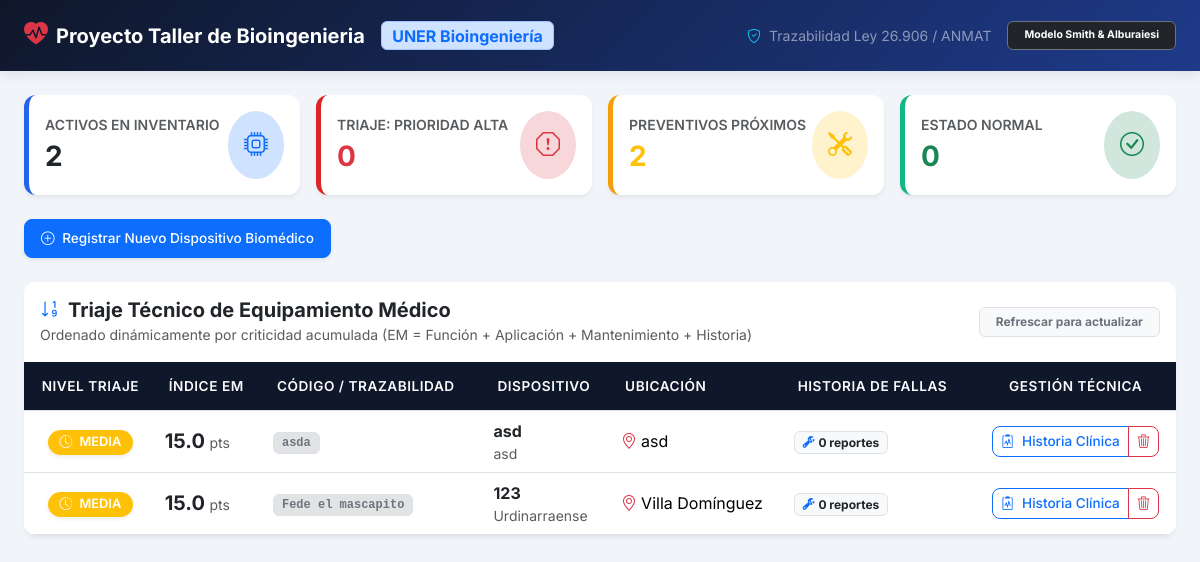
Before: / with the older database file.
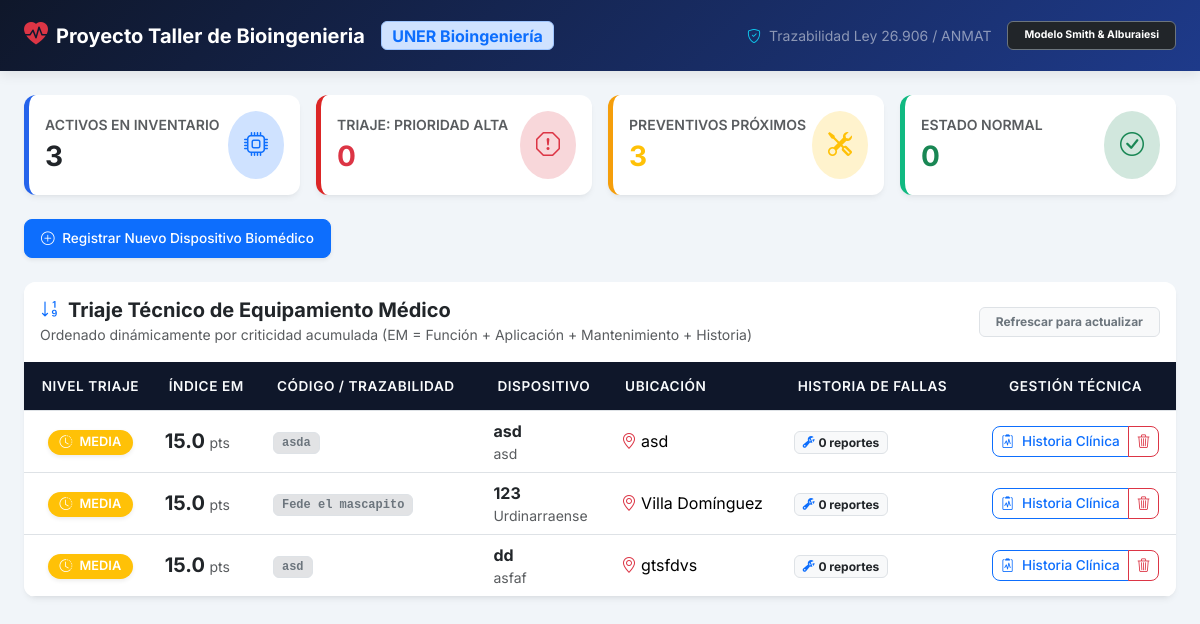
After: the same page with the newer database file.
### tables this page shows
CREATE TABLE equipos (
        id INTEGER PRIMARY KEY AUTOINCREMENT,
        codigo_trazabilidad TEXT UNIQUE NOT NULL,
        nombre TEXT NOT NULL,
        marca TEXT NOT NULL,
        ubicacion TEXT NOT NULL,
        puntaje_funcion REAL DEFAULT 5.0,
        puntaje_aplicacion REAL DEFAULT 5.0,
        puntaje_mantenimiento REAL DEFAULT 3.0,
        manual_url TEXT
    );

### app.py (the view)
@app.route("/")
def panel_principal():
    filas = obtener_equipos()
    equipos = procesar_triaje_equipos(filas)
    return render_template("index.html", equipos=equipos)

### algoritmos.py (called while the page is built)
def calcular_indice_em(funcion, aplicacion, mantenimiento, cantidad_fallas):
    puntaje_historia = float(cantidad_fallas) * 2.0
    return float(funcion) + float(aplicacion) + float(mantenimiento) + puntaje_historia

def clasificar_prioridad(em):
    if em >= 16.0:
        return "ALTA", "danger"
    elif em >= 12.0:
        return "MEDIA", "warning"
    return "BAJA", "success"

def procesar_triaje_equipos(filas_sql):
    equipos_procesados = []
    for fila in filas_sql:
        eq = dict(fila)
        em = calcular_indice_em(
            eq["puntaje_funcion"],
            eq["puntaje_aplicacion"],
            eq["puntaje_mantenimiento"],
            eq["cantidad_fallas"]
        )
        prioridad, color = clasificar_prioridad(em)
        eq["indice_em"] = em
        eq["prioridad"] = prioridad
        eq["color_badge"] = color
        equipos_procesados.append(eq)
    equipos_procesados.sort(key=lambda x: x["indice_em"], reverse=True)
    return equipos_procesados

### db.py (called while the page is built)
def obtener_conexion():
    conexion = sqlite3.connect(RUTA_BD)
    conexion.row_factory = sqlite3.Row
    conexion.execute("PRAGMA foreign_keys = ON;")
    return conexion

def obtener_equipos():
    conexion = obtener_conexion()
    try:
        return conexion.execute("""
        SELECT e.*, COUNT(f.id) AS cantidad_fallas
        FROM equipos e
        LEFT JOIN historial_fallas f ON e.id = f.equipo_id
        GROUP BY e.id
        """).fetchall()
    finally:
        conexion.close()

### templates/index.html (shortened to what this page needs)
<!DOCTYPE html>
<html lang="es">
<head>
    <link href="https://cdn.jsdelivr.net/npm/bootstrap@5.3.3/dist/css/bootstrap.min.css" rel="stylesheet">
    <link rel="stylesheet" href="https://cdn.jsdelivr.net/npm/bootstrap-icons@1.11.3/font/bootstrap-icons.min.css">
</head>
<body>
<nav class="navbar navbar-dark navbar-custom py-3 mb-4">
    <div class="container-fluid px-4">
        <span class="navbar-brand mb-0 h1 d-flex align-items-center gap-2">
            <i class="bi bi-heart-pulse-fill text-danger fs-4"></i>
            <span class="fw-bold">Proyecto Taller de Bioingenieria</span>
            <span class="badge bg-primary-subtle text-primary border border-primary-subtle ms-2 fs-6">UNER Bioingeniería</span>
        </span>
        <div class="d-flex align-items-center text-white-50 small gap-3">
            <span><i class="bi bi-shield-check text-info me-1"></i> Trazabilidad Ley 26.906 / ANMAT</span>
            <span class="badge bg-dark border border-secondary px-3 py-2">Modelo Smith & Alburaiesi</span>
        </div>
    </div>
</nav>
<div class="container-fluid px-4 pb-5">
    <div class="row g-3 mb-4">
        <div class="col-md-3">
            <div class="card stat-card p-3">
                <div class="d-flex justify-content-between align-items-center">
                    <div>
                        <div class="text-muted small fw-semibold">ACTIVOS EN INVENTARIO</div>
                        <div class="fs-3 fw-bold text-dark">{{ equipos|length }}</div>
                    </div>
                    <div class="bg-primary-subtle text-primary p-3 rounded-circle">
                        <i class="bi bi-cpu fs-4"></i>
                    </div>
                </div>
            </div>
        </div>
        <div class="col-md-3">
            <div class="card stat-card stat-danger p-3">
                <div class="d-flex justify-content-between align-items-center">
                    <div>
                        <div class="text-muted small fw-semibold">TRIAJE: PRIORIDAD ALTA</div>
                        <div class="fs-3 fw-bold text-danger">
                            {{ equipos|selectattr('prioridad', 'equalto', 'ALTA')|list|length }}
                        </div>
                    </div>
                    <div class="bg-danger-subtle text-danger p-3 rounded-circle">
                        <i class="bi bi-exclamation-octagon fs-4"></i>
                    </div>
                </div>
            </div>
        </div>
        <div class="col-md-3">
            <div class="card stat-card stat-warning p-3">
                <div class="d-flex justify-content-between align-items-center">
                    <div>
                        <div class="text-muted small fw-semibold">PREVENTIVOS PRÓXIMOS</div>
                        <div class="fs-3 fw-bold text-warning">
                            {{ equipos|selectattr('prioridad', 'equalto', 'MEDIA')|list|length }}
                        </div>
                    </div>
                    <div class="bg-warning-subtle text-warning p-3 rounded-circle">
                        <i class="bi bi-tools fs-4"></i>
                    </div>
                </div>
            </div>
        </div>
        <div class="col-md-3">
            <div class="card stat-card stat-success p-3">
                <div class="d-flex justify-content-between align-items-center">
                    <div>
                        <div class="text-muted small fw-semibold">ESTADO NORMAL</div>
                        <div class="fs-3 fw-bold text-success">
                            {{ equipos|selectattr('prioridad', 'equalto', 'BAJA')|list|length }}
                        </div>
                    </div>
                    <div class="bg-success-subtle text-success p-3 rounded-circle">
                        <i class="bi bi-check-circle fs-4"></i>
                    </div>
                </div>
            </div>
        </div>
    </div>
    <div class="mb-4">
        <button class="btn btn-primary btn-action shadow-sm py-2 px-3" type="button" data-bs-toggle="collapse" data-bs-target="#collapseFormulario">
            <i class="bi bi-plus-circle me-1"></i> Registrar Nuevo Dispositivo Biomédico
        </button>
    </div>
    <div class="card overflow-hidden">
        <div class="card-header bg-white py-3 border-0 d-flex justify-content-between align-items-center">
            <div>
                <h5 class="fw-bold mb-0 text-dark"><i class="bi bi-sort-numeric-down text-primary me-2"></i>Triaje Técnico de Equipamiento Médico</h5>
                <small class="text-muted">Ordenado dinámicamente por criticidad acumulada (EM = Función + Aplicación + Mantenimiento + Historia)</small>
            </div>
            <span class="badge bg-light text-secondary border px-3 py-2">Refrescar para actualizar</span>
        </div>
        <div class="table-responsive">
            <table class="table table-hover align-middle mb-0">
                <thead>
                    <tr>
                        <th class="text-center">Nivel Triaje</th>
                        <th>Índice EM</th>
                        <th>Código / Trazabilidad</th>
                        <th>Dispositivo</th>
                        <th>Ubicación</th>
                        <th>Historia de Fallas</th>
                        <th class="text-center">Gestión Técnica</th>
                    </tr>
                </thead>
                <tbody>
                    {% for eq in equipos %}
                    <tr>
                        <td class="text-center">
                            <span class="badge bg-{{ eq.color_badge }} badge-priority shadow-sm">
                                {% if eq.prioridad == 'MEDIA' %}<i class="bi bi-clock-history me-1"></i>{% endif %}
                                {{ eq.prioridad }}
                            </span>
                        </td>
                        <td>
                            <span class="fs-5 fw-bold text-dark">{{ "%.1f"|format(eq.indice_em) }}</span>
                            <span class="text-muted small">pts</span>
                        </td>
                        <td>
                            <span class="badge bg-secondary-subtle text-secondary font-monospace border px-2 py-1">
                                {{ eq.codigo_trazabilidad }}
                            </span>
                        </td>
                        <td>
                            <div class="fw-bold text-dark">{{ eq.nombre }}</div>
                            <div class="text-muted small">{{ eq.marca }}</div>
                        </td>
                        <td>
                            <i class="bi bi-geo-alt text-danger me-1"></i>{{ eq.ubicacion }}
                        </td>
                        <td>
                            <span class="badge bg-light text-dark border">
                                <i class="bi bi-wrench-adjustable me-1 text-primary"></i>{{ eq.cantidad_fallas }} reportes
                            </span>
                        </td>
                        <td class="text-center">
                            <div class="btn-group" role="group">
                                <a href="/equipo/{{ eq.id }}" class="btn btn-outline-primary btn-sm btn-action">
                                    <i class="bi bi-clipboard2-pulse me-1"></i> Historia Clínica
                                </a>
                                <a href="/eliminar/{{ eq.id }}" class="btn btn-outline-danger btn-sm btn-action" onclick="return confirm('¿Confirma la baja definitiva del activo?');">
                                    <i class="bi bi-trash3"></i>
                                </a>
                            </div>
                        </td>
                    </tr>
                    {% endfor %}
                </tbody>
            </table>
        </div>
    </div>
</div>
</body>
</html>

### templates/index.html (style rules this page uses)
body { font-family: 'Inter', sans-serif; background-color: #f1f5f9; color: #1e293b; }
.navbar-custom { background: linear-gradient(135deg, #0f172a 0%, #1e3a8a 100%); box-shadow: 0 4px 12px rgba(0, 0, 0, 0.08); }
.card { border: none; border-radius: 12px; box-shadow: 0 4px 6px -1px rgba(0, 0, 0, 0.05), 0 2px 4px -2px rgba(0, 0, 0, 0.05); transition: transform 0.2s ease, box-shadow 0.2s ease; }
.stat-card { background: #ffffff; border-left: 5px solid #2563eb; }
.stat-card.stat-danger { border-left-color: #dc2626; }
.stat-card.stat-warning { border-left-color: #f59e0b; }
.stat-card.stat-success { border-left-color: #10b981; }
.table thead th { background-color: #0f172a; color: #f8fafc; font-weight: 600; font-size: 0.85rem; text-transform: uppercase; letter-spacing: 0.04em; padding: 14px 12px; }
.badge-priority { font-size: 0.8rem; padding: 6px 12px; font-weight: 600; border-radius: 20px; }
.btn-action { border-radius: 8px; font-size: 0.85rem; font-weight: 500; }

Changed rows visible on the page:
added equipos: prioridad "MEDIA", indice_em "15.0", codigo_trazabilidad "asd", nombre "dd", marca "asfaf", ubicacion "gtsfdvs", cantidad_fallas "0"
Other visible differences:
{{ equipos|length }}: "2" → "3"
{{ equipos|selectattr('prioridad', 'equalto', 'MEDIA')|list|length }}: "2" → "3"
